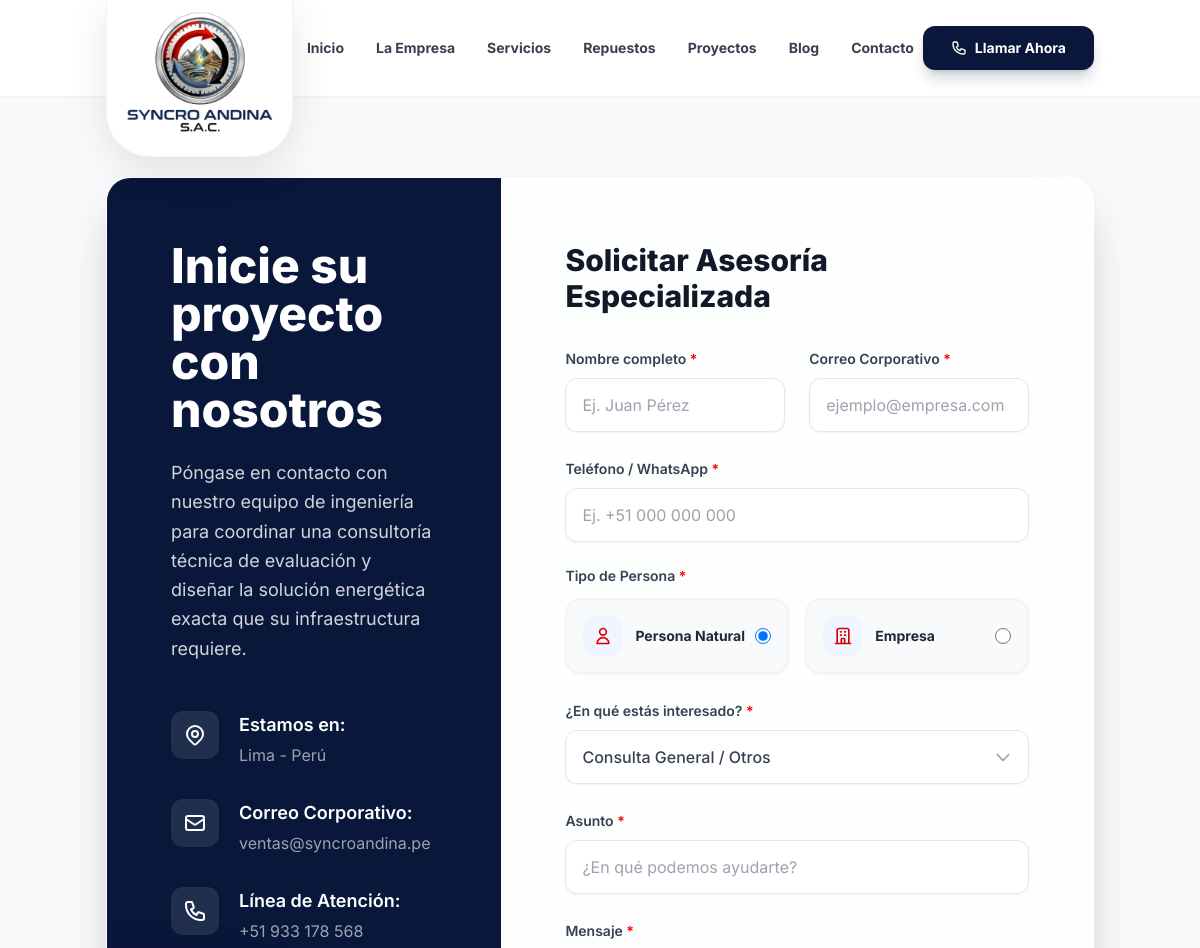
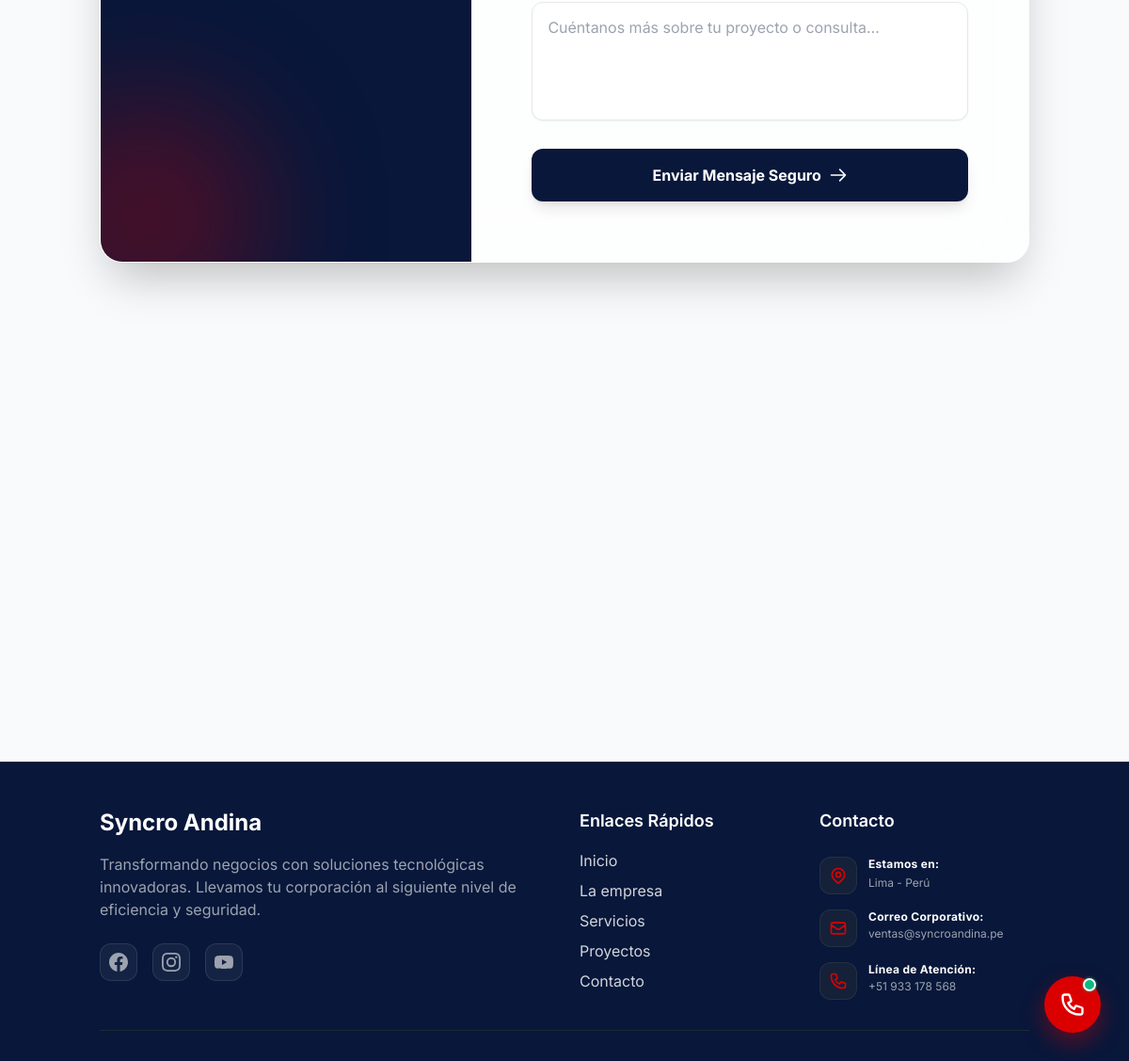
Page /contacto on the committed database (2 pictures, top to bottom).
### tables this page shows
CREATE TABLE `settings` (
  `id` int NOT NULL AUTO_INCREMENT,
  `setting_key` varchar(100) NOT NULL,
  `setting_value` text,
  `created_at` timestamp NULL DEFAULT CURRENT_TIMESTAMP,
  `updated_at` timestamp NULL DEFAULT CURRENT_TIMESTAMP ON UPDATE CURRENT_TIMESTAMP,
  PRIMARY KEY (`id`),
  UNIQUE KEY `setting_key` (`setting_key`)
);

CREATE TABLE `menu_links` (
  `id` int NOT NULL AUTO_INCREMENT,
  `title` varchar(100) NOT NULL,
  `url` varchar(255) NOT NULL,
  `order_index` int DEFAULT '0',
  `is_active` tinyint(1) DEFAULT '1',
  `created_at` timestamp NULL DEFAULT CURRENT_TIMESTAMP,
  `updated_at` timestamp NULL DEFAULT CURRENT_TIMESTAMP ON UPDATE CURRENT_TIMESTAMP,
  `parent_id` int DEFAULT NULL,
  PRIMARY KEY (`id`),
  KEY `fk_menu_parent` (`parent_id`),
  CONSTRAINT `fk_menu_parent` FOREIGN KEY (`parent_id`) REFERENCES `menu_links` (`id`) ON DELETE CASCADE
);

### app/views/pages/contact.php (the view, shortened to what the rows shown need)
<?php $this->component('header', [
    'title' => $title ?? 'Contacto',
    'description' => $description ?? null,
    'keywords' => $keywords ?? null
]); ?>
<?php $this->component('navbar'); ?>
<main class="min-h-[80vh] bg-gray-50 relative overflow-hidden">
    <div class="container mx-auto px-4 py-20">
        <div class="max-w-6xl mx-auto bg-white/70 backdrop-blur-2xl rounded-3xl shadow-2xl border border-white/50 overflow-hidden flex flex-col md:flex-row animate-fade-in-up">
            <div class="md:w-2/5 bg-primary p-12 lg:p-16 text-white flex flex-col justify-between relative overflow-hidden">
                <div class="relative z-10">
                    <h1 class="text-3xl md:text-5xl font-extrabold mb-6">
                    <?= htmlspecialchars($settings['contact_heading'] ?? 'Hablemos de negocios') ?>
                </h1>
                    <div class="space-y-8">
                        <div class="flex items-start">
                            <div>
                                <h2 class="font-semibold text-lg text-white">
                                    <?= htmlspecialchars($settings['contact_address_label'] ?? 'Sede Central') ?>
                                </h2>
                            </div>
                        </div>
                        <div class="flex items-start">
                            <div>
                                <h2 class="font-semibold text-lg text-white">
                                    <?= htmlspecialchars($settings['contact_email_label'] ?? 'Correo Corporativo') ?>
                                </h2>
                            </div>
                        </div>
                        <div class="flex items-start">
                            <div>
                                <h2 class="font-semibold text-lg text-white">
                                    <?= htmlspecialchars($settings['contact_phone_label'] ?? 'Línea de Atención') ?>
                                </h2>
                            </div>
                        </div>
                    </div>
                </div>
            </div>
            <div class="md:w-3/5 p-12 lg:p-16">
                <h2 class="text-2xl md:text-3xl font-extrabold text-gray-900 mb-8" id="form-title-heading">
                    <?= htmlspecialchars($settings['contact_form_heading'] ?? 'Envíanos un mensaje') ?>
                </h2>
            </div>
        </div>
    </div>
</main>

### app/views/components/navbar.php (shortened to what the rows shown need)
<?php
$settingModel = new \App\Models\Setting();
$menuLinkModel = new \App\Models\MenuLink();
$logoUrl = $settingModel->get('logo_url', '/assets/images/logo.webp');
$logoAlt = $settingModel->get('logo_alt', 'Syncro Andina Logo');
$menuLinks = $menuLinkModel->getActive();
?>
<nav class="bg-white/95 backdrop-blur-md shadow-sm sticky top-0 z-50 transition-all duration-300 border-b border-gray-100">
    <div class="container mx-auto px-4 py-4 flex justify-between items-center">
        <div class="relative z-50 flex items-center h-12 md:h-16">
            <div class="absolute left-0 top-[-16px]">
                <a href="<?= url() ?>" class="bg-white px-2.5 pb-3.5 pt-1.5 md:px-3 md:pb-4 md:pt-1.5 lg:px-4 lg:pb-5 lg:pt-2 rounded-b-[2rem] md:rounded-b-[2.5rem] lg:rounded-b-[2.75rem] shadow-[0_12px_40px_rgba(0,0,0,0.1)] border-x border-b border-gray-100 flex items-center justify-center transition-all duration-300 hover:scale-105 hover:shadow-[0_24px_48px_rgba(0,0,0,0.15)]">
                    <?php if(!empty($logoUrl)): ?>
                        <img src="<?= asset($logoUrl) ?>" alt="<?= htmlspecialchars($logoAlt) ?>" fetchpriority="high" class="h-28 md:h-32 lg:h-38 w-auto object-contain transition-transform">
                    <?php else: ?>
                        <div class="w-14 h-14 bg-secondary rounded-xl flex items-center justify-center">
                            <span class="text-white text-3xl font-bold">S</span>
                        </div>
                    <?php endif; ?>
                </a>
            </div>
        </div>
        <div class="hidden lg:flex space-x-8">
            <?php foreach($menuLinks as $link): ?>
                <?php if(!empty($link['children'])): ?>
                    <div class="relative group">
                        <a href="<?= htmlspecialchars($link['url']) ?>" class="text-sm font-bold text-gray-700 hover:text-secondary transition-colors flex items-center gap-1 py-2">
                            <?= htmlspecialchars($link['title']) ?>
                            <svg class="w-4 h-4 text-gray-400 group-hover:rotate-180 transition-transform" fill="none" stroke="currentColor" viewBox="0 0 24 24"><path stroke-linecap="round" stroke-linejoin="round" stroke-width="2" d="M19 9l-7 7-7-7"></path></svg>
                        </a>
                        <div class="absolute left-0 mt-2 w-56 rounded-2xl shadow-xl bg-white ring-1 ring-black ring-opacity-5 opacity-0 invisible group-hover:opacity-100 group-hover:visible transition-all duration-300 z-50 transform origin-top-left group-hover:translate-y-0 translate-y-4">
                            <div class="py-2 p-2" role="menu">
                                <?php foreach($link['children'] as $child): ?>
                                    <a href="<?= htmlspecialchars($child['url']) ?>" class="block px-4 py-3 text-sm text-gray-600 hover:bg-gray-50 hover:text-secondary rounded-xl transition-all" role="menuitem">
                                        <?= htmlspecialchars($child['title']) ?>
                                    </a>
                                <?php endforeach; ?>
                            </div>
                        </div>
                    </div>
                <?php else: ?>
                    <a href="<?= htmlspecialchars($link['url']) ?>" class="text-sm font-bold text-gray-700 hover:text-secondary transition-colors py-2"><?= htmlspecialchars($link['title']) ?></a>
                <?php endif; ?>
            <?php endforeach; ?>
        </div>
    </div>
</nav>

### rows in the picture
settings: setting_value (picture)
menu_links: title "Inicio"
menu_links: title "La Empresa"
menu_links: title "Servicios"
menu_links: title "Repuestos"
menu_links: title "Proyectos"
menu_links: title "Blog"
menu_links: title "Contacto"

### other values in the picture
$settings['contact_heading'] "Inicie su proyecto con nosotros"
$settings['contact_description'] "Póngase en contacto con nuestro equipo de ingeniería para coordinar una consultoría técnica de evaluación y diseñar la solución energética exacta que su infraestructura requiere."
$settings['contact_address_label'] "Estamos en:"
$settings['contact_address_value'] "Lima - Perú"
$settings['contact_email_label'] "Correo Corporativo:"
$settings['contact_email_value'] "ventas@syncroandina.pe"
$settings['contact_phone_label'] "Línea de Atención:"
$settings['contact_phone_value'] "+51 933 178 568"
$settings['contact_form_heading'] "Solicitar Asesoría Especializada"
$settings['footer_brand_name'] "Syncro Andina"
$settings['footer_description'] "Transformando negocios con soluciones tecnológicas innovadoras. Llevamos tu corporación al siguiente nivel de eficiencia y seguridad."
$settings['footer_menu_heading'] "Enlaces Rápidos"
$settings['footer_link_title_'.$i] "Inicio"
$settings['footer_link_title_'.$i] "La empresa"
$settings['footer_link_title_'.$i] "Servicios"
